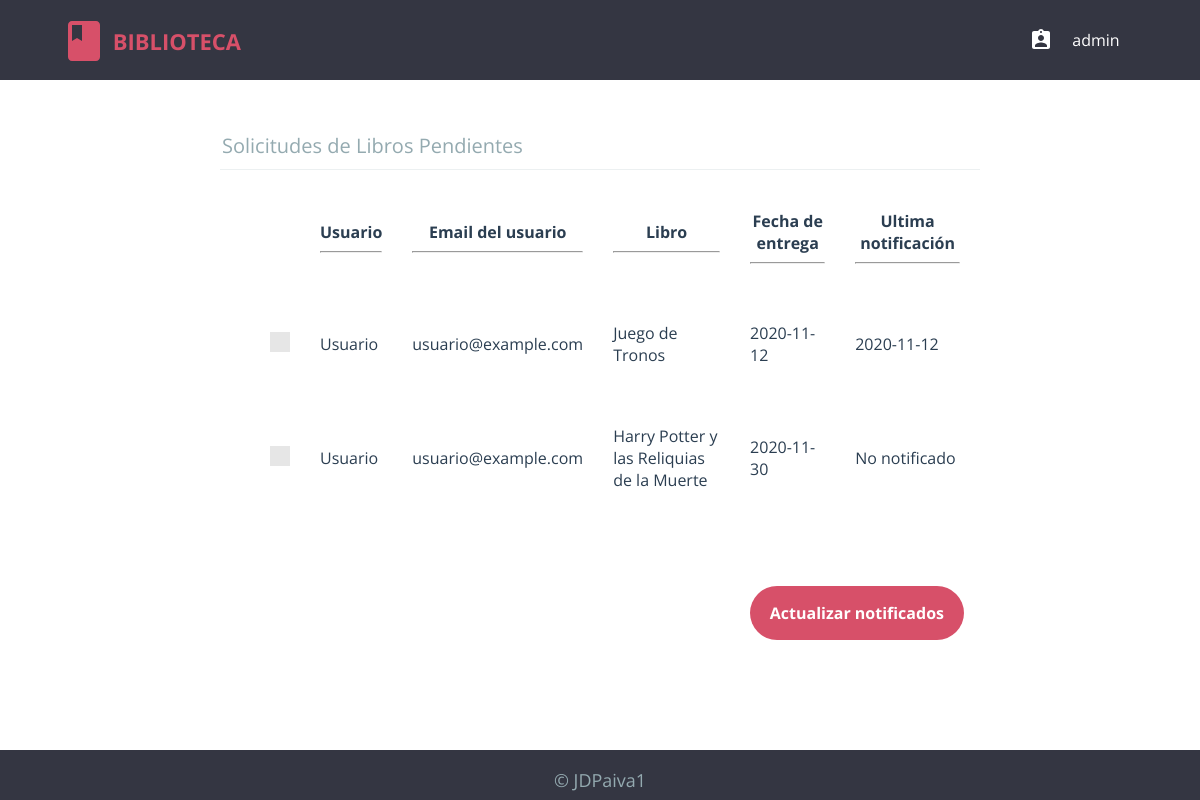
/librarian/due_handler.php (signed in), run on the app's committed database.
### tables this page shows
CREATE TABLE `book_issue_log` (
  `issue_id` int(11) NOT NULL,
  `member` varchar(20) NOT NULL,
  `book_id` int(11) NOT NULL,
  `due_date` date NOT NULL,
  `last_reminded` date DEFAULT NULL
);

CREATE TABLE `member` (
  `id` int(11) NOT NULL,
  `username` varchar(20) NOT NULL,
  `password` char(40) NOT NULL,
  `name` varchar(80) NOT NULL,
  `email` varchar(80) NOT NULL
);

CREATE TABLE `book` (
  `id` int(11) NOT NULL,
  `isbn` char(13) NOT NULL,
  `title` varchar(80) NOT NULL,
  `author` int(11) NOT NULL,
  `category` int(11) NOT NULL,
  `availability` tinyint(1) UNSIGNED NOT NULL DEFAULT '1'
);

### librarian/due_handler.php (the view, shortened to what this page needs)
<?php
  require "../db_connect.php";
  require "../header.php";
  require "../footer.php";
?>
<html>
<head>
  <link rel="stylesheet" type="text/css" href="../css/global.css">
  <link rel="stylesheet" type="text/css" href="../css/custom_checkbox.css">
  <link rel="stylesheet" type="text/css" href="../css/form.css">
</head>
<body>
<?php
  $query = "SELECT book_issue_log.issue_id, member.name, member.email, book.title, book_issue_log.due_date, book_issue_log.last_reminded
    FROM book_issue_log, book, member WHERE book.id = book_issue_log.book_id AND member.username = book_issue_log.member ORDER BY due_date ASC;";
  $query = $connect->prepare($query);
  $query->execute();
  $result = $query->get_result();
  $rows = mysqli_num_rows($result);
  if($rows > 0) {
    echo "<form class='cd-form table' method='POST' action='#'>";
    echo "<legend>Solicitudes de Libros Pendientes</legend>";
    echo "<table width='100%' cellpadding=10 cellspacing=10>
        <tr>
          <th></th>
          <th>Usuario<hr></th>
          <th>Email del usuario<hr></th>
          <th>Libro<hr></th>
          <th>Fecha de entrega<hr></th>
          <th>Ultima notificación<hr></th>
        </tr>";
    for($i=0; $i<$rows; $i++) {
      $row = mysqli_fetch_array($result);
      echo "<tr>";
      echo "<td>
          <label class='control control--checkbox'>
            <input type='checkbox' name='cb_".$i."' value='".$row[0]."' />
            <div class='control__indicator'></div>
          </label>
        </td>";
      echo "<td>".$row[1]."</td>";
      echo "<td>".$row[2]."</td>";
      echo "<td>".$row[3]."</td>";
      echo "<td>".$row[4]."</td>";
      if($row[5] == null) {
        echo "<td>No notificado</td>";
      } else {
        echo "<td>".$row[5]."</td>";
      }
      echo "</tr>";
    }
    echo "</table>";
    echo "<br /><div style='float: right;'>";
    echo "<input type='submit' value='Actualizar notificados' name='reminded'/>";
    echo "</div>";
    echo "</form>";
  } else {
    echo "<h2 align='center'>No hay recordatorios pendientes</h2>";
  }
?>
</body>
</html>

### css/header.css (style rules this page uses)
html * { -webkit-font-smoothing: antialiased; -moz-osx-font-smoothing: grayscale; }
*, *:after, *:before { -webkit-box-sizing: border-box; -moz-box-sizing: border-box; box-sizing: border-box; }
body { font-size: 100%; font-family: "Open Sans", sans-serif; background-color: white; margin: 0; }

### css/global.css (style rules this page uses)
*, *::after, *::before { -webkit-box-sizing: border-box; -moz-box-sizing: border-box; box-sizing: border-box; }
html { font-size: 62.5%; }
body { font-size: 1.8rem; font-family: "Open Sans", sans-serif; color: #2b3e51; background-color: #ffffff; position: relative; min-height: 100vh; }

### css/custom_checkbox.css (style rules this page uses)
.control { font-size: 18px; position: relative; display: block; margin-bottom: 15px; padding-left: 30px; cursor: pointer; }
.control__indicator { position: absolute; top: -2px; left: 0; width: 20px; height: 20px; background: #e6e6e6; }
.control__indicator:after { position: absolute; display: none; content: ''; }
.control--checkbox .control__indicator:after { top: 4px; left: 8px; width: 5px; height: 10px; transform: rotate(45deg); border: solid #fff; border-width: 0 2px 2px 0; }

### css/form.css (style rules this page uses)
.cd-form { width: 90%; max-width: 600px; margin: 4em auto; font-size: 1.3rem; color: #94aab0; margin-bottom: 10px; display: block; }
.cd-form.table { max-width: 95vh; }
.cd-form table { margin: 0 auto; }
.cd-form::after { clear: both; content: ""; display: table; }
.cd-form legend { padding-bottom: 10px; margin-bottom: 20px; font-size: 2rem; border-bottom: 1px solid #ecf0f1; display: block; width: 100%; -webkit-appearance: none; -moz-appearance: none; -ms-appearance: none; -o-appearance: none; appearance: none; }
.cd-form div { position: relative; margin: 20px auto; }
.cd-form input, .cd-form select { font-family: "Open Sans", sans-serif; font-size: 1.6rem; color: #2b3e51; }
.cd-form input[type="text"], .cd-form input[type="password"], .cd-form input[type="email"], .cd-form input[type="number"], .cd-form select, .cd-form legend { display: block; width: 100%; -webkit-appearance: none; -moz-appearance: none; -ms-appearance: none; -o-appearance: none; appearance: none; }
.cd-form input[type="submit"] { border: none; background: #d75069; border-radius: 2em; padding: 16px 20px; margin: 1em; color: #ffffff; font-family: "Open Sans", sans-serif; font-weight: bold; float: right; cursor: pointer; -webkit-font-smoothing: antialiased; -moz-osx-font-smoothing: grayscale; -webkit-appearance: none; -moz-appearance: none; -ms-appearance: none; -o-appearance: none; appearance: none; }
@media only screen and (min-width: 600px) { .cd-form div { margin: 32px auto; } }

### data on the page
book_issue_log: member.name "Usuario", member.email "usuario@example.com", book.title "Juego de Tronos", due_date "2020-11-12", last_reminded "2020-11-12"
book_issue_log: member.name "Usuario", member.email "usuario@example.com", book.title "Harry Potter y las Reliquias de la Muerte", due_date "2020-11-30", shows "No notificado"

### other printed values
$_SESSION['username'] "admin"
